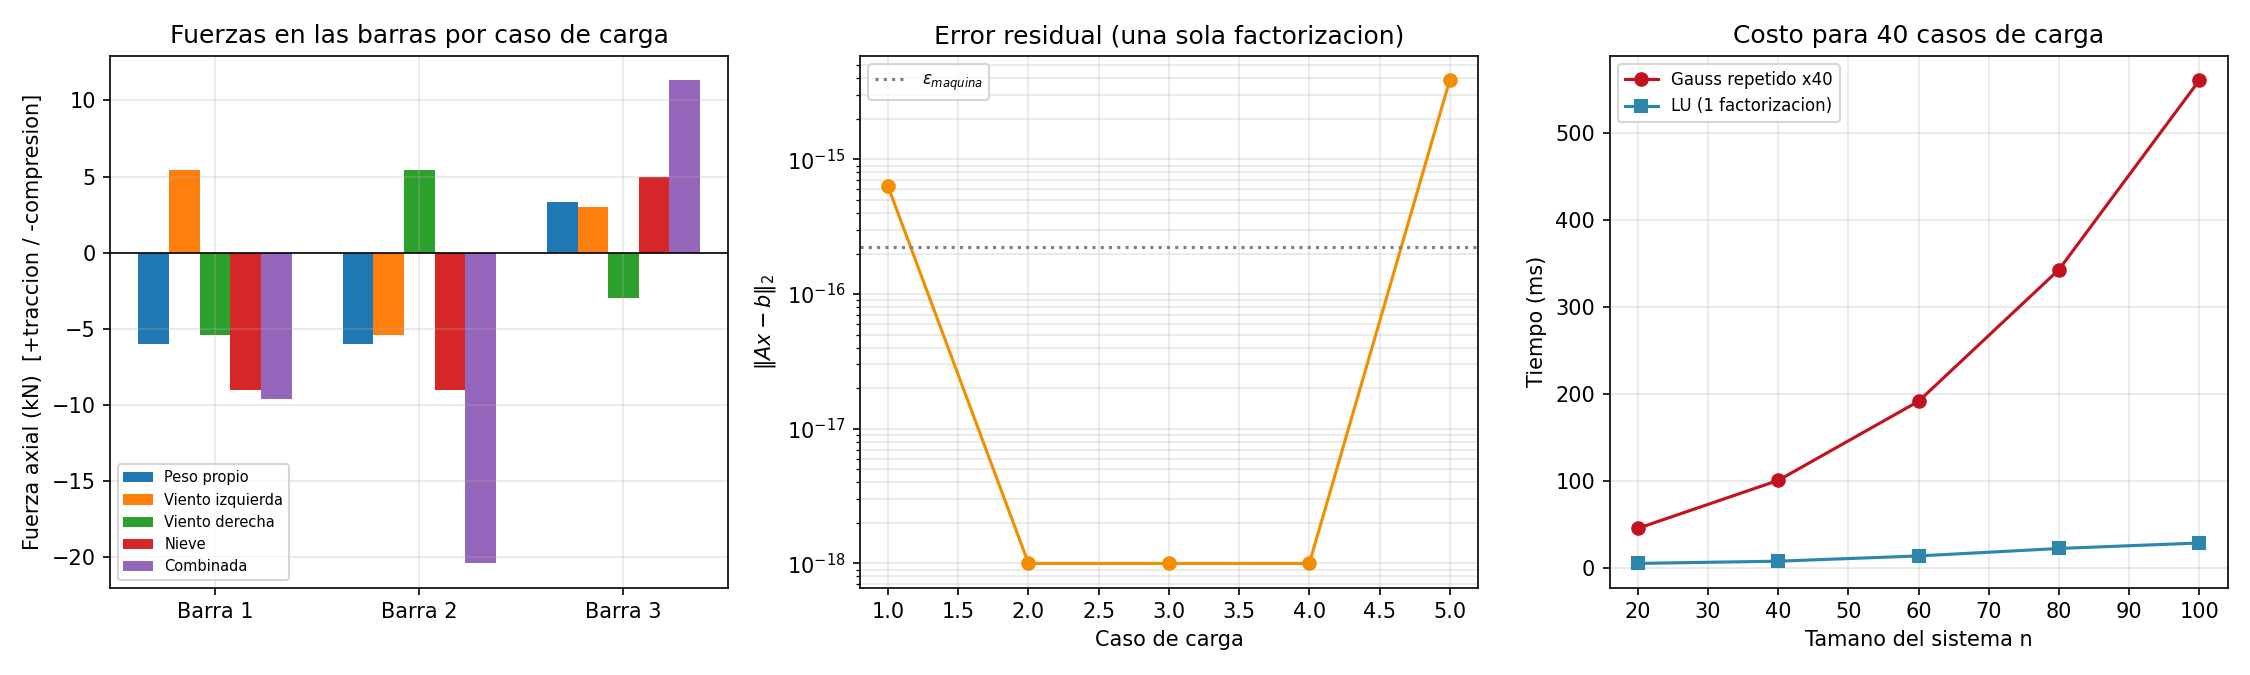

Write Python code to recreate this figure.
r"""
=============================================================================
 TEMA: Descomposicion LU (metodo de Doolittle, con pivoteo parcial PA = LU)
 CURSO: Fisica Computacional II
=============================================================================


EJEMPLO FISICO: armadura plana (cercha) en equilibrio estatico
---------------------------------------------------------------------------
Una armadura de barras articuladas en equilibrio: en cada nodo libre, la
suma vectorial de las fuerzas axiales de las barras que concurren mas las
cargas externas debe ser cero (equilibrio estatico, 2 ecuaciones por nodo:
sum Fx = 0, sum Fy = 0). Las incognitas son las tensiones/compresiones T_j
en cada barra y las reacciones en los apoyos. Esto da un sistema A T = b
donde:
  - A (matriz de geometria) contiene los cosenos directores de las barras:
    depende SOLO de la geometria de la estructura, que no cambia.
  - b contiene las cargas externas aplicadas: cambia con cada caso de carga.

Este es el escenario ideal para LU: una estructura fija sometida a muchos
casos de carga (peso propio, viento de izquierda, viento de derecha, carga
de nieve, combinaciones reglamentarias...). Se factoriza la geometria una
sola vez y se resuelven todos los casos de carga con sustituciones baratas.
"""

import time
import numpy as np
import matplotlib.pyplot as plt

np.set_printoptions(precision=5, suppress=True)


# =========================================================================
# 1) Implementacion de la descomposicion LU con pivoteo parcial (Doolittle)
# =========================================================================
def descomposicion_lu(A, verbose=False):
    """
    Calcula P, L, U tales que P @ A = L @ U.

    L: triangular inferior con 1 en la diagonal (guarda los factores m_ik).
    U: triangular superior (resultado de la eliminacion).
    P: matriz de permutacion que registra los intercambios de filas.
    """
    n = A.shape[0]
    U = A.astype(float).copy()
    L = np.eye(n)
    P = np.eye(n)

    for k in range(n - 1):
        # --- pivoteo parcial (misma justificacion del script 3) ---
        fila_max = k + np.argmax(np.abs(U[k:, k]))
        if fila_max != k:
            U[[k, fila_max], :] = U[[fila_max, k], :]
            P[[k, fila_max], :] = P[[fila_max, k], :]
            # IMPORTANTE: los factores ya calculados (columnas < k) tambien
            # deben permutarse, porque pertenecen a las filas intercambiadas.
            L[[k, fila_max], :k] = L[[fila_max, k], :k]
            if verbose:
                print(f"  intercambio filas {k} <-> {fila_max}")

        if abs(U[k, k]) < 1e-14:
            raise np.linalg.LinAlgError("Matriz singular: no admite factorizacion LU")

        # --- eliminacion, GUARDANDO los factores en L ---
        for i in range(k + 1, n):
            m_ik = U[i, k] / U[k, k]
            L[i, k] = m_ik              # <-- unica diferencia con Gauss puro
            U[i, k:] -= m_ik * U[k, k:]
        U[k + 1:, k] = 0.0              # limpieza de ceros numericos

    return P, L, U


def sustitucion_adelante(L, b):
    """Resuelve L y = b con L triangular INFERIOR y diagonal unitaria.
    Se recorre de la primera fila a la ultima: la fila 0 tiene una sola
    incognita (y_0), y cada fila siguiente solo involucra incognitas ya
    calculadas. Es el espejo exacto de la sustitucion inversa."""
    n = len(b)
    y = np.zeros(n)
    for i in range(n):
        y[i] = (b[i] - L[i, :i] @ y[:i]) / L[i, i]
    return y


def sustitucion_atras(U, y):
    """Resuelve U x = y (identica al script 2)."""
    n = len(y)
    x = np.zeros(n)
    for i in range(n - 1, -1, -1):
        x[i] = (y[i] - U[i, i + 1:] @ x[i + 1:]) / U[i, i]
    return x


def resolver_con_lu(P, L, U, b):
    """Resuelve A x = b usando la factorizacion P A = L U ya calculada."""
    return sustitucion_atras(U, sustitucion_adelante(L, P @ b))


# =========================================================================
# 2) Sistema fisico: armadura plana de 3 nodos libres
# =========================================================================
# Geometria: armadura tipo triangular con apoyos en los extremos.
#
#              N2 (nodo superior)
#             /  \
#            /    \
#          N1------N3
#          ^                ^
#       apoyo fijo       apoyo movil
#
# Barras: b1 = N1-N2, b2 = N2-N3, b3 = N1-N3
# Incognitas: T1, T2, T3 (fuerzas axiales), Ry1, Ry3 (reacciones verticales),
#             Rx1 (reaccion horizontal del apoyo fijo)  -> 6 incognitas
# Ecuaciones: equilibrio en x e y de los 3 nodos -> 6 ecuaciones

L_base = 4.0          # longitud de la base N1-N3 (m)
altura = 3.0          # altura del nodo N2 (m)

# cosenos directores de las barras inclinadas
Lb = np.hypot(L_base / 2, altura)
cos_a = (L_base / 2) / Lb     # componente horizontal
sin_a = altura / Lb           # componente vertical

# Orden de incognitas: [T1, T2, T3, Rx1, Ry1, Ry3]
A = np.array([
    # Nodo 1: sum Fx = 0   (T1 hacia N2, T3 hacia N3)
    [ cos_a,   0.0,   1.0,   1.0,   0.0,   0.0],
    # Nodo 1: sum Fy = 0
    [ sin_a,   0.0,   0.0,   0.0,   1.0,   0.0],
    # Nodo 2: sum Fx = 0
    [-cos_a, cos_a,   0.0,   0.0,   0.0,   0.0],
    # Nodo 2: sum Fy = 0
    [-sin_a,-sin_a,   0.0,   0.0,   0.0,   0.0],
    # Nodo 3: sum Fx = 0
    [   0.0,-cos_a,  -1.0,   0.0,   0.0,   0.0],
    # Nodo 3: sum Fy = 0
    [   0.0, sin_a,   0.0,   0.0,   0.0,   1.0],
])

nombres = ["T1", "T2", "T3", "Rx1", "Ry1", "Ry3"]

print("Matriz de geometria de la armadura (no depende de las cargas):")
print(A)
print(f"\nNumero de condicion: {np.linalg.cond(A):.3f}")

# --- factorizacion UNICA ---
P, L, U = descomposicion_lu(A, verbose=True)

print("\nL =\n", L)
print("\nU =\n", U)
print("\nVerificacion de la factorizacion:")
error_fact = np.linalg.norm(P @ A - L @ U)
print(f"  ||P A - L U||_2 = {error_fact:.3e}")

# =========================================================================
# 3) Multiples casos de carga (la razon de ser de LU)
# =========================================================================
# b contiene el negativo de las cargas externas en cada grado de libertad,
# en el mismo orden de ecuaciones: [N1x, N1y, N2x, N2y, N3x, N3y]
casos_de_carga = {
    "Peso propio (10 kN en N2)":        np.array([0.0, 0.0, 0.0,  10.0, 0.0, 0.0]),
    "Viento izquierda (6 kN en N2)":    np.array([0.0, 0.0, -6.0, 0.0,  0.0, 0.0]),
    "Viento derecha (6 kN en N2)":      np.array([0.0, 0.0,  6.0, 0.0,  0.0, 0.0]),
    "Nieve (15 kN en N2)":              np.array([0.0, 0.0, 0.0,  15.0, 0.0, 0.0]),
    "Combinada (peso+viento+nieve)":    np.array([0.0, 0.0, -6.0, 25.0, 0.0, 0.0]),
}

print("\n" + "=" * 72)
print("RESULTADOS POR CASO DE CARGA (una sola factorizacion LU)")
print("=" * 72)

resultados = {}
errores_residuo = []
for nombre, b in casos_de_carga.items():
    x = resolver_con_lu(P, L, U, b)
    resultados[nombre] = x
    residuo = np.linalg.norm(A @ x - b)
    errores_residuo.append(residuo)
    print(f"\n{nombre}")
    for nom, val in zip(nombres, x):
        estado = ""
        if nom.startswith("T"):
            estado = "  (traccion)" if val > 0 else "  (compresion)"
        print(f"   {nom:>4} = {val:9.4f} kN{estado}")
    print(f"   residuo ||A x - b||_2 = {residuo:.3e}")

# =========================================================================
# 4) Comparacion de costo: LU (1 factorizacion) vs Gauss (m eliminaciones)
# =========================================================================
def gauss_completo(A, b):
    """Eliminacion + sustitucion, repitiendo TODO el trabajo cada vez."""
    n = len(b)
    U_ = A.astype(float).copy()
    c_ = b.astype(float).copy()
    for k in range(n - 1):
        fm = k + np.argmax(np.abs(U_[k:, k]))
        if fm != k:
            U_[[k, fm]] = U_[[fm, k]]
            c_[[k, fm]] = c_[[fm, k]]
        for i in range(k + 1, n):
            m = U_[i, k] / U_[k, k]
            U_[i, k:] -= m * U_[k, k:]
            c_[i] -= m * c_[k]
    return sustitucion_atras(U_, c_)


print("\n" + "=" * 72)
print("COSTO COMPUTACIONAL: LU vs Gauss repetido")
print("=" * 72)

tamanos = [20, 40, 60, 80, 100]
m_cargas = 40          # numero de casos de carga a resolver
t_lu, t_gauss = [], []

rng = np.random.default_rng(0)
for n in tamanos:
    # Matriz de prueba diagonalmente dominante (bien condicionada, como
    # suelen ser las matrices de rigidez/geometria de estructuras reales)
    M = rng.random((n, n)) + n * np.eye(n)
    Bs = rng.random((n, m_cargas))

    t0 = time.perf_counter()
    Pn, Ln, Un = descomposicion_lu(M)            # UNA vez
    for j in range(m_cargas):
        resolver_con_lu(Pn, Ln, Un, Bs[:, j])    # barato
    t_lu.append(time.perf_counter() - t0)

    t0 = time.perf_counter()
    for j in range(m_cargas):
        gauss_completo(M, Bs[:, j])              # eliminacion COMPLETA cada vez
    t_gauss.append(time.perf_counter() - t0)

    print(f"  n={n:4d}: LU = {t_lu[-1]*1000:8.2f} ms | "
          f"Gauss x{m_cargas} = {t_gauss[-1]*1000:8.2f} ms | "
          f"speedup = {t_gauss[-1]/t_lu[-1]:.1f}x")

# =========================================================================
# 5) Graficas
# =========================================================================
fig, axes = plt.subplots(1, 3, figsize=(15, 4.5))

# (a) Fuerzas en las barras por caso de carga
ancho = 0.15
xpos = np.arange(3)
for idx, (nombre, x) in enumerate(resultados.items()):
    axes[0].bar(xpos + idx * ancho, x[:3], ancho, label=nombre.split("(")[0].strip())
axes[0].axhline(0, color="k", lw=0.8)
axes[0].set_xticks(xpos + 2 * ancho)
axes[0].set_xticklabels(["Barra 1", "Barra 2", "Barra 3"])
axes[0].set_ylabel("Fuerza axial (kN)  [+traccion / -compresion]")
axes[0].set_title("Fuerzas en las barras por caso de carga")
axes[0].legend(fontsize=7)
axes[0].grid(alpha=0.3)

# (b) Error residual de cada caso resuelto con la MISMA factorizacion
axes[1].semilogy(range(1, len(errores_residuo) + 1),
                 np.array(errores_residuo) + 1e-18, "o-", color="#F18F01")
axes[1].axhline(np.finfo(float).eps, ls=":", color="gray",
                label=r"$\epsilon_{maquina}$")
axes[1].set_xlabel("Caso de carga")
axes[1].set_ylabel(r"$\|Ax-b\|_2$")
axes[1].set_title("Error residual (una sola factorizacion)")
axes[1].legend(fontsize=8)
axes[1].grid(alpha=0.3, which="both")

# (c) Tiempos
axes[2].plot(tamanos, np.array(t_gauss) * 1000, "o-", color="#C1121F",
             label=f"Gauss repetido x{m_cargas}")
axes[2].plot(tamanos, np.array(t_lu) * 1000, "s-", color="#2E86AB",
             label="LU (1 factorizacion)")
axes[2].set_xlabel("Tamano del sistema n")
axes[2].set_ylabel("Tiempo (ms)")
axes[2].set_title(f"Costo para {m_cargas} casos de carga")
axes[2].legend(fontsize=8)
axes[2].grid(alpha=0.3)

plt.tight_layout()
plt.savefig("4_descomposicion_lu.png", dpi=150)
print("\nGrafica guardada en 4_descomposicion_lu.png")
